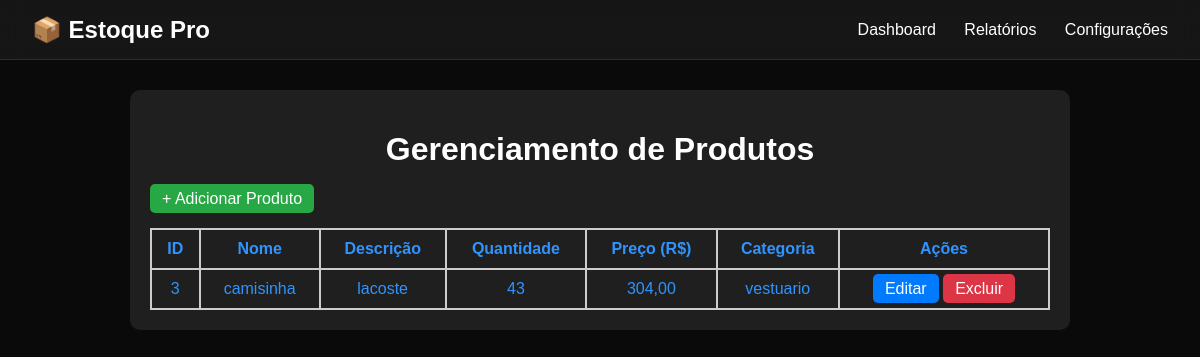
Before: / with the older database file.
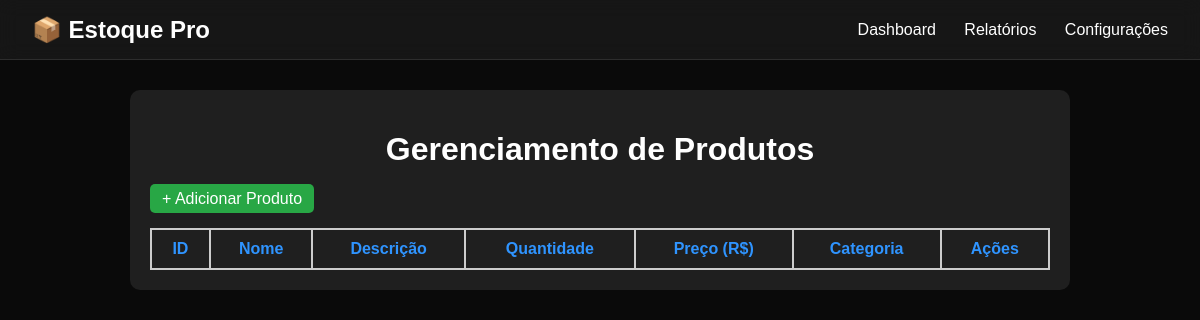
After: the same page with the newer database file.
### tables this page shows
CREATE TABLE produtos (
            id INTEGER PRIMARY KEY AUTOINCREMENT,
            nome TEXT NOT NULL,
            descricao TEXT,
            quantidade INTEGER NOT NULL,
            preco REAL NOT NULL,
            categoria TEXT
        );

### index.php (the view, shortened to what this page needs)
<?php
require_once 'includes/db_connect.php';
?>
<!DOCTYPE html>
<html lang="pt-br">
<head>
    <link rel="stylesheet" href="Assets/css/style.css">
</head>
<body>
    <?php include 'includes/header.php'; ?>
    <div class="container">
        <h1>Gerenciamento de Produtos</h1>
        <a href="#" class="btn" id="openModal">+ Adicionar Produto</a>
        <table>
            <thead>
                <tr>
                    <th>ID</th>
                    <th>Nome</th>
                    <th>Descrição</th>
                    <th>Quantidade</th>
                    <th>Preço (R$)</th>
                    <th>Categoria</th>
                    <th>Ações</th>
                </tr>
            </thead>
            <tbody>
                <?php
                $query = "SELECT * FROM produtos ORDER BY id DESC";
                $result = $db->query($query);
                if ($result instanceof SQLite3Result) {
                    while ($produto = $result->fetchArray(SQLITE3_ASSOC)) {
                        echo "<tr>
                            <td>{$produto['id']}</td>
                            <td>{$produto['nome']}</td>
                            <td>{$produto['descricao']}</td>
                            <td>{$produto['quantidade']}</td>
                            <td>" . number_format($produto['preco'], 2, ',', '.') . "</td>
                            <td>{$produto['categoria']}</td>
                            <td>
                                <a href='#' class='btn-edit openEditModal'
                                    data-id='{$produto['id']}'
                                    data-nome='{$produto['nome']}'
                                    data-descricao='{$produto['descricao']}'
                                    data-quantidade='{$produto['quantidade']}'
                                    data-categoria='{$produto['categoria']}'
                                    data-preco='{$produto['preco']}'
                                >Editar</a>
                                <a href='produtos/excluir.php?id={$produto['id']}' class='btn-delete' onclick='return confirm(\"Tem certeza que deseja excluir?\")'>Excluir</a>
                            </td>
                        </tr>";
                    }
                } else {
                    echo "<tr><td colspan='7'>Erro ao obter os dados: " . $db->lastErrorMsg() . "</td></tr>";
                }
                ?>
            </tbody>
        </table>
    </div>
</body>
</html>

### includes/header.php
<header class="glass-header">
    <h1>📦 Estoque Pro</h1>
    <nav>
        <a href="#">Dashboard</a>
        <a href="#">Relatórios</a>
        <a href="#">Configurações</a>
    </nav>
</header>

### assets/css/style.css (style rules this page uses)
body { font-family: Arial, sans-serif; background-color: #0a0a0a; padding: 20px; margin: 0; padding: 0; box-sizing: border-box; }
.container { max-width: 900px; margin: auto; background: #1f1f1f; padding: 20px; border-radius: 10px; }
h1 { text-align: center; color: white; }
table { width: 100%; border-collapse: collapse; margin-top: 20px; color: #2f94ff; }
table th, table td { border: 2px solid #ccc; padding: 10px; text-align: center; }
a.btn, .btn-edit, .btn-delete { padding: 6px 12px; text-decoration: none; border-radius: 5px; color: #fff; }
a.btn { background-color: #28a745; }
.glass-header { width: 100%; top: 0; left: 0; backdrop-filter: blur(10px); -webkit-backdrop-filter: blur(10px); background-color: rgba(30, 30, 30, 0.6); color: white; display: flex; justify-content: space-between; align-items: center; padding: 0.75rem 2rem; z-index: 1000; border-bottom: 1px solid rgba(255, 255, 255, 0.1); height: 60px; box-sizing: border-box; margin-bottom: 30px; }
.glass-header h1 { margin: 0; font-size: 1.5rem; display: flex; align-items: center; }
.glass-header nav a { margin-left: 1.5rem; color: white; text-decoration: none; font-weight: 500; transition: color 0.3s ease; font-size: 1rem; }
.btn-edit { background-color: #007bff; }
.btn-delete { background-color: #dc3545; }

Changed rows visible on the page:
removed produtos: id "3", nome "camisinha", descricao "lacoste", quantidade "43", preco "304,00", categoria "vestuario"
